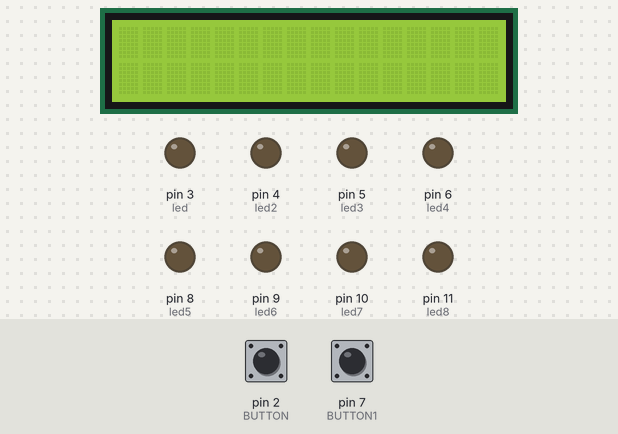
The sketch below on a simulated Arduino Uno, built with avr-gcc and run on an emulated ATmega328P. On the bench: 16×2 character LCD, output pins drawn as LEDs (lit = HIGH). Dashed ring = blinking. The inputs (shaded band) are chosen by the test bench; at power-on: pin 2 (BUTTON) HIGH, pin 7 (BUTTON1) LOW.

Above: at 1.2 s.
1.3 s: pin 2 (BUTTON) pulled LOW for 0.15 s
At 1.48 s:
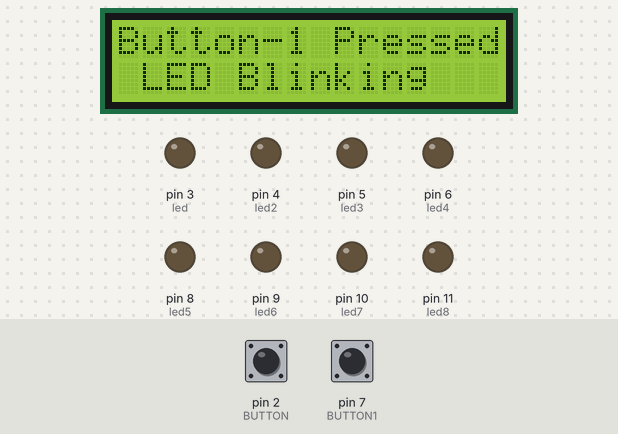
3.0 s: pin 7 (BUTTON1) pulled HIGH for 1 s
At 3.31 s:
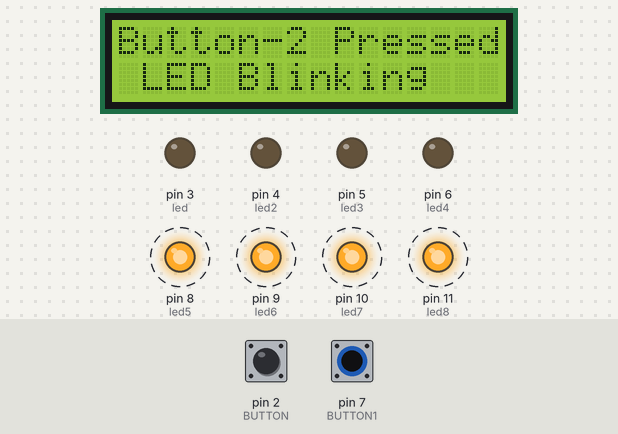
5.5 s: pin 7 (BUTTON1) pulled HIGH for 3.2 s
At 9.6 s:
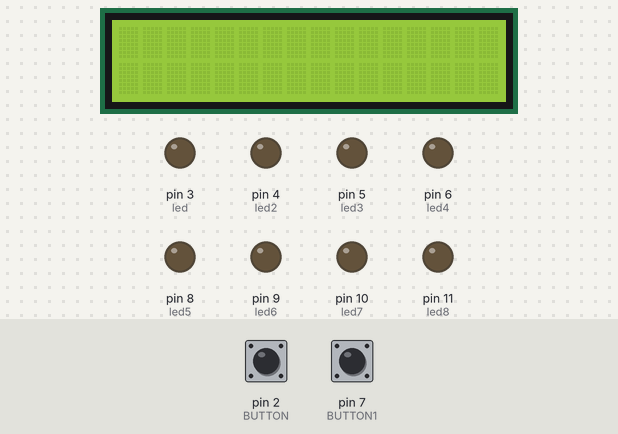
10.2 s: pin 2 (BUTTON) pulled LOW for 3.2 s
At 10.51 s:
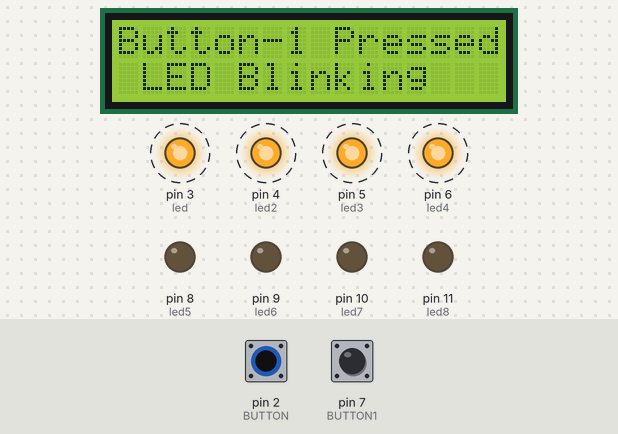
Timing chart, 0 to 14.9 s (numbered marks = the images above; inputs shaded):
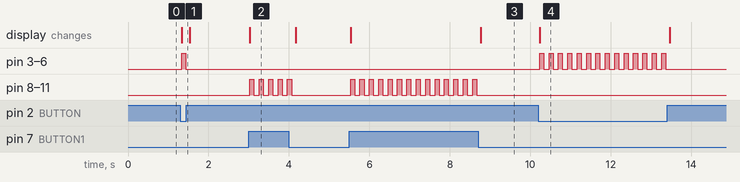

Measured:
- after the input at 1.3 s, pin 3 (led), pin 4 (led2), pin 5 (led3), pin 6 (led4): LOW → HIGH at once, → LOW 0.10 s later; the display: changes at once (image 1)
- after the input at 3.0 s, pin 8 (led5), pin 9 (led6), pin 10 (led7), pin 11 (led8): alternates HIGH for 0.10 s and LOW for 0.13 s, 10 changes in all, then stays LOW, starting at once; the display: changes at once (image 2)
- after the input at 5.5 s, pin 8 (led5), pin 9 (led6), pin 10 (led7), pin 11 (led8): alternates HIGH for 0.10 s and LOW for 0.13 s, 28 changes in all, then stays LOW, starting at once; the display: first changes at once (image 3 shows a later state)
- after the input at 10.2 s, pin 3 (led), pin 4 (led2), pin 5 (led3), pin 6 (led4): alternates HIGH for 0.10 s and LOW for 0.13 s, 28 changes in all, then stays LOW, starting at once; the display: changes at once (image 4)

The sketch:

Blink.ino
```cpp
#include <LiquidCrystal_I2C.h>

LiquidCrystal_I2C lcd(0x27,16,2);

const int led = 3;
const int led2 = 4;
const int led3 = 5;
const int led4 = 6;
const int led5 = 8;
const int led6 = 9;
const int led7 = 10;
const int led8 = 11;

const int BUTTON = 2;
int BUTTONstate = 1;
const int BUTTON1 = 7;
int BUTTONstate1 = 1;

void setup() {
lcd.init();
lcd.clear();
lcd.backlight();
lcd.print("System Start");          // Input Entry For Display
lcd.setCursor(0,0);

pinMode(BUTTON, INPUT);
pinMode(BUTTON1, INPUT);

pinMode(led, OUTPUT);
pinMode(led2, OUTPUT);
pinMode(led3, OUTPUT);
pinMode(led4, OUTPUT);
pinMode(led5, OUTPUT);
pinMode(led6, OUTPUT);
pinMode(led7, OUTPUT);
pinMode(led8, OUTPUT);
}

// the loop routine runs over and over again forever:
void loop() {
  BUTTONstate = digitalRead(BUTTON);
  if (BUTTONstate == LOW)
  {
    lcd.setCursor(0, 0);
    lcd.print("Button-1 Pressed!");
    lcd.setCursor(0, 1);
    lcd.print(" LED Blinking ");

    digitalWrite(led, HIGH); // turn the LED on (HIGH is the voltage level)
    digitalWrite(led2, HIGH);
    digitalWrite(led3, HIGH);
    digitalWrite(led4, HIGH);
    delay(100);

    digitalWrite(led, LOW); // turn the LED off by making the voltage LOW
    digitalWrite(led2, LOW);
    digitalWrite(led3, LOW);
    digitalWrite(led4, LOW);
    delay(100);// wait for a second
}
lcd.clear();

  BUTTONstate1 = digitalRead(BUTTON1);
  if (BUTTONstate1 == HIGH)
  {
    lcd.setCursor(0, 0);
    lcd.print("Button-2 Pressed!");
    lcd.setCursor(0, 1);
    lcd.print(" LED Blinking ");

    digitalWrite(led5, HIGH); // turn the LED on (HIGH is the voltage level)
    digitalWrite(led6, HIGH);
    digitalWrite(led7, HIGH);
    digitalWrite(led8, HIGH);
    delay(100);

    digitalWrite(led5, LOW); // turn the LED off by making the voltage LOW
    digitalWrite(led6, LOW);
    digitalWrite(led7, LOW);
    digitalWrite(led8, LOW);
    delay(100);// wait for a second
}

else{
digitalWrite(led, LOW); // turn the LED off by making the voltage LOW
digitalWrite(led2, LOW);
digitalWrite(led3, LOW);
digitalWrite(led4, LOW);
digitalWrite(led5, LOW); // turn the LED off by making the voltage LOW
digitalWrite(led6, LOW);
digitalWrite(led7, LOW);
digitalWrite(led8, LOW);
  }
}
```
